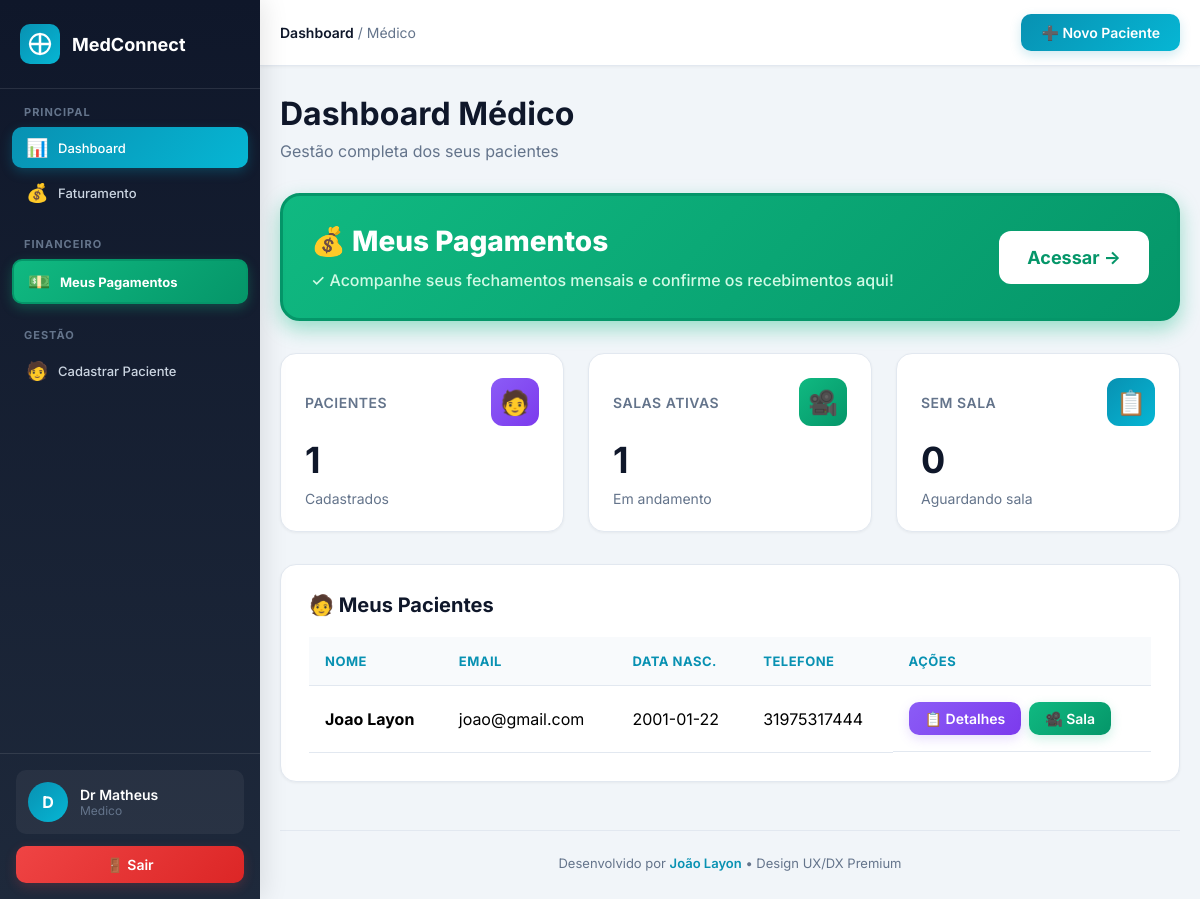
/medico (signed in), run on the app's committed database.
### tables this page shows
CREATE TABLE salas (
        id INTEGER PRIMARY KEY AUTOINCREMENT,
        codigo TEXT UNIQUE NOT NULL,
        medico_id INTEGER NOT NULL,
        paciente_id INTEGER NOT NULL,
        titulo TEXT,
        ativa BOOLEAN DEFAULT 1,
        criado_em DATETIME DEFAULT CURRENT_TIMESTAMP,
        FOREIGN KEY (medico_id) REFERENCES medicos(id),
        FOREIGN KEY (paciente_id) REFERENCES pacientes(id),
        UNIQUE(medico_id, paciente_id)
    );

CREATE TABLE users (
        id INTEGER PRIMARY KEY AUTOINCREMENT,
        email TEXT UNIQUE NOT NULL,
        senha_hash TEXT NOT NULL,
        nome TEXT NOT NULL,
        tipo TEXT NOT NULL CHECK(tipo IN ('admin', 'medico', 'paciente')),
        criado_em DATETIME DEFAULT CURRENT_TIMESTAMP
    , profile_photo TEXT DEFAULT NULL);

CREATE TABLE pacientes (
        id INTEGER PRIMARY KEY AUTOINCREMENT,
        user_id INTEGER NOT NULL UNIQUE,
        medico_id INTEGER,
        data_nascimento DATE,
        telefone TEXT,
        FOREIGN KEY (user_id) REFERENCES users(id),
        FOREIGN KEY (medico_id) REFERENCES medicos(id)
    );

### app.py (the view)
@app.route('/medico')
@role_required('medico')
def medico_dashboard():
    conn = get_db()
    medico = conn.execute('SELECT id FROM medicos WHERE user_id = ?', (session['user_id'],)).fetchone()
    pacientes = conn.execute('''
        SELECT p.id, u.nome, u.email, p.data_nascimento, p.telefone,
               s.codigo as sala_codigo, s.id as sala_id, u.profile_photo
        FROM pacientes p
        JOIN users u ON p.user_id = u.id
        LEFT JOIN salas s ON s.paciente_id = p.id AND s.medico_id = ? AND s.ativa = 1
        WHERE p.medico_id = ?
    ''', (medico['id'], medico['id'])).fetchall()
    conn.close()
    return render_template('medico_dashboard.html', pacientes=pacientes)

### app.py (called while the page is built, shortened)
def get_cached_system_config():
    global _system_config_cache, _config_cache_time
    now = datetime.now()
    if _system_config_cache and _config_cache_time and (now - _config_cache_time).total_seconds() < CONFIG_CACHE_DURATION:
        return _system_config_cache

@app.context_processor
def inject_config():
    result = {
        'system_config': get_cached_system_config(),
        'user_profile_photo': None
    }
    if 'user_id' in session:
        conn = get_db()
        try:
            user = conn.execute('SELECT profile_photo FROM users WHERE id = ?', (session['user_id'],)).fetchone()
            if user and user['profile_photo']:
                result['user_profile_photo'] = user['profile_photo']
        except:
            pass
        finally:
            conn.close()
    return result

def get_db():
    conn = sqlite3.connect(DB_PATH, timeout=20.0, check_same_thread=False)
    conn.row_factory = sqlite3.Row
    conn.execute('PRAGMA journal_mode=WAL')
    conn.execute('PRAGMA synchronous=NORMAL')
    conn.execute('PRAGMA cache_size=-64000')
    conn.execute('PRAGMA temp_store=MEMORY')
    conn.execute('PRAGMA mmap_size=134217728')
    return conn

def role_required(*roles):
    def decorator(f):
        @wraps(f)
        def decorated_function(*args, **kwargs):
            if 'user_id' not in session:
                flash('Você precisa fazer login primeiro.')
                return redirect(url_for('login'))
            if session.get('tipo') not in roles:
                flash('Você não tem permissão para acessar esta página.')
                return redirect(url_for('dashboard'))
            return f(*args, **kwargs)
        return decorated_function
    return decorator

### templates/medico_dashboard.html (shortened to what this page needs)
{% extends "layout/base.html" %}
{% block breadcrumb %}<strong>Dashboard</strong> / Médico{% endblock %}
{% block sidebar_nav %}
<div class="nav-section">
  <div class="nav-section-title">PRINCIPAL</div>
  <a href="{{ url_for('medico_dashboard') }}" class="nav-item active">
    <span class="nav-item-icon">📊</span>
    <span>Dashboard</span>
  </a>
  <a href="{{ url_for('medico_faturamento') }}" class="nav-item">
    <span class="nav-item-icon">💰</span>
    <span>Faturamento</span>
  </a>
</div>
<div class="nav-section">
  <div class="nav-section-title">FINANCEIRO</div>
  <a href="{{ url_for('medico_pagamentos') }}" class="nav-item" style="background: linear-gradient(135deg, #10b981 0%, #059669 100%); color: white; font-weight: 700; box-shadow: 0 4px 12px rgba(16, 185, 129, 0.3); border: 2px solid #059669;">
    <span class="nav-item-icon">💵</span>
    <span>Meus Pagamentos</span>
  </a>
</div>
<div class="nav-section">
  <div class="nav-section-title">GESTÃO</div>
  <a href="#cadastrarPaciente" class="nav-item" onclick="document.getElementById('modalPaciente').style.display='flex'; return false;">
    <span class="nav-item-icon">🧑</span>
    <span>Cadastrar Paciente</span>
  </a>
</div>
{% endblock %}
{% block topbar_actions %}
<a href="#" onclick="document.getElementById('modalPaciente').style.display='flex'; return false;" class="btn">
  ➕ Novo Paciente
</a>
{% endblock %}
{% block content %}
<div class="page-header">
  <h1 class="page-title">Dashboard Médico</h1>
  <p class="page-subtitle">Gestão completa dos seus pacientes</p>
</div>
<a href="{{ url_for('medico_pagamentos') }}" style="text-decoration: none; display: block;">
  <div style="background: linear-gradient(135deg, #10b981 0%, #059669 100%); border: 3px solid #059669; border-radius: 20px; padding: 28px; margin-bottom: 32px; box-shadow: 0 8px 20px rgba(16, 185, 129, 0.4); cursor: pointer; transition: all 0.3s;"
       onmouseover="this.style.transform='translateY(-4px)'; this.style.boxShadow='0 12px 28px rgba(16, 185, 129, 0.5)'"
       onmouseout="this.style.transform='translateY(0px)'; this.style.boxShadow='0 8px 20px rgba(16, 185, 129, 0.4)'">
    <div style="display: flex; align-items: center; justify-content: space-between; flex-wrap: wrap; gap: 20px;">
      <div style="flex: 1; min-width: 250px;">
        <h2 style="color: white; font-size: 28px; font-weight: 800; margin-bottom: 12px; display: flex; align-items: center; gap: 12px;">
          💰 Meus Pagamentos
        </h2>
        <p style="color: #d1fae5; font-size: 16px; margin: 0; font-weight: 500;">
          ✓ Acompanhe seus fechamentos mensais e confirme os recebimentos aqui!
        </p>
      </div>
      <div style="background: white; padding: 16px 28px; border-radius: 12px; font-size: 18px; font-weight: 700; color: #059669;">
        Acessar →
      </div>
    </div>
  </div>
</a>
<div class="stats-grid">
  <div class="stat-card">
    <div class="stat-card-header">
      <div class="stat-card-title">PACIENTES</div>
      <div class="stat-card-icon" style="background: linear-gradient(135deg, #8b5cf6, #7c3aed);">🧑</div>
    </div>
    <div class="stat-card-value">{{ pacientes|length }}</div>
    <div class="stat-card-label">Cadastrados</div>
  </div>
  <div class="stat-card">
    <div class="stat-card-header">
      <div class="stat-card-title">SALAS ATIVAS</div>
      <div class="stat-card-icon" style="background: linear-gradient(135deg, #10b981, #059669);">🎥</div>
    </div>
    <div class="stat-card-value">{{ pacientes|selectattr('sala_codigo')|list|length }}</div>
    <div class="stat-card-label">Em andamento</div>
  </div>
  <div class="stat-card">
    <div class="stat-card-header">
      <div class="stat-card-title">SEM SALA</div>
      <div class="stat-card-icon" style="background: linear-gradient(135deg, #0891b2, #06b6d4);">📋</div>
    </div>
    <div class="stat-card-value">{{ pacientes|rejectattr('sala_codigo')|list|length }}</div>
    <div class="stat-card-label">Aguardando sala</div>
  </div>
</div>
<div class="section">
  <h2 class="section-title">🧑 Meus Pacientes</h2>
  <div class="responsive-table">
    {% if pacientes|length == 0 %}
    <div class="empty-state">
      Nenhum paciente cadastrado
    </div>
    {% else %}
    <table>
      <thead>
        <tr>
          <th>Nome</th>
          <th>Email</th>
          <th>Data Nasc.</th>
          <th>Telefone</th>
          <th>Ações</th>
        </tr>
      </thead>
      <tbody>
        {% for paciente in pacientes %}
        <tr>
          <td><strong>{{ paciente.nome }}</strong></td>
          <td>{{ paciente.email }}</td>
          <td>{{ paciente.data_nascimento or '-' }}</td>
          <td>{{ paciente.telefone or '-' }}</td>
          <td style="display: flex; gap: 8px; flex-wrap: wrap;">
            <a href="{{ url_for('paciente_detalhes', paciente_id=paciente.id) }}" class="btn btn-sm btn-purple">📋 Detalhes</a>
            {% if paciente.sala_codigo %}
              <a href="{{ url_for('sala', codigo=paciente.sala_codigo) }}" class="btn btn-sm btn-success">🎥 Sala</a>
            {% else %}
              <a href="{{ url_for('criar_sala_paciente', paciente_id=paciente.id) }}" class="btn btn-sm">✨ Criar Sala</a>
            {% endif %}
          </td>
        </tr>
        {% endfor %}
      </tbody>
    </table>
    {% endif %}
  </div>
</div>
<div style="text-align: center; color: #64748b; font-size: 13px; margin-top: 48px; padding-top: 24px; border-top: 1px solid #e2e8f0;">
  Desenvolvido por <strong style="color: #0891b2; font-weight: 600;">João Layon</strong> • Design UX/DX Premium
</div>
{% endblock %}

### templates/layout/base.html (style rules this page uses)
* { margin: 0; padding: 0; box-sizing: border-box; }
html { overflow-x: hidden; width: 100%; }
body { font-family: 'Inter', -apple-system, BlinkMacSystemFont, 'Segoe UI', Roboto, sans-serif; background: #f1f5f9; min-height: 100vh; overflow-x: hidden; width: 100%; }
.nav-section { margin-bottom: 24px; }
.nav-section-title { color: #64748b; font-size: 11px; font-weight: 700; text-transform: uppercase; letter-spacing: 1px; padding: 0 12px; margin-bottom: 8px; }
.nav-item { display: flex; align-items: center; gap: 12px; padding: 12px 16px; color: #cbd5e1; text-decoration: none; border-radius: 10px; margin-bottom: 4px; transition: all 0.2s; font-size: 14px; font-weight: 500; }
.nav-item.active { background: linear-gradient(135deg, #0891b2, #06b6d4); color: white; box-shadow: 0 4px 12px rgba(8, 145, 178, 0.3); }
.nav-item-icon { font-size: 18px; width: 20px; text-align: center; }
.breadcrumb strong { color: #0f172a; font-weight: 600; }
.btn { padding: 10px 20px; border-radius: 10px; background: linear-gradient(135deg, #0891b2, #06b6d4); color: white; border: none; cursor: pointer; font-weight: 600; font-size: 14px; transition: all 0.3s ease; box-shadow: 0 4px 12px rgba(8, 145, 178, 0.2); text-decoration: none; display: inline-flex; align-items: center; gap: 8px; }
.page-header { margin-bottom: 32px; }
.page-title { font-size: 32px; font-weight: 700; color: #0f172a; margin-bottom: 8px; }
.page-subtitle { color: #64748b; font-size: 16px; }
@media (min-width: 993px) and (max-width: 1200px) { .nav-item { font-size: 13px; padding: 10px 14px; } }

### templates/medico_dashboard.html (style rules this page uses)
.stats-grid { display: grid; grid-template-columns: repeat(auto-fit, minmax(min(100%, 200px), 1fr)); gap: 24px; margin-bottom: 32px; }
.stat-card { background: white; padding: 24px; border-radius: 16px; border: 1px solid #e2e8f0; box-shadow: 0 1px 3px rgba(0,0,0,0.05); transition: all 0.3s; }
.stat-card-header { display: flex; justify-content: space-between; align-items: center; margin-bottom: 12px; }
.stat-card-icon { width: 48px; height: 48px; border-radius: 12px; display: flex; align-items: center; justify-content: center; font-size: 24px; }
.stat-card-title { color: #64748b; font-size: 14px; font-weight: 600; text-transform: uppercase; letter-spacing: 0.5px; }
.stat-card-value { font-size: 36px; font-weight: 700; color: #0f172a; margin-bottom: 8px; }
.stat-card-label { color: #64748b; font-size: 14px; }
.section { background: white; padding: 28px; border-radius: 16px; margin-bottom: 28px; box-shadow: 0 1px 3px rgba(0,0,0,0.05); border: 1px solid #e2e8f0; }
.section-title { color: #0f172a; font-size: 20px; margin-bottom: 20px; font-weight: 700; display: flex; align-items: center; gap: 12px; }
.responsive-table { width: 100%; }
.responsive-table table { width: 100%; border-collapse: collapse; }
.responsive-table th, .responsive-table td { padding: 16px; text-align: left; border-bottom: 1px solid #e2e8f0; }
.responsive-table th { background: #f8fafc; color: #0891b2; font-weight: 700; font-size: 13px; text-transform: uppercase; letter-spacing: 0.5px; }
.responsive-table tbody tr { transition: background 0.2s; }
.btn-sm { padding: 8px 16px; font-size: 14px; }
.btn-success { background: linear-gradient(135deg, #10b981, #059669); box-shadow: 0 4px 12px rgba(16, 185, 129, 0.2); }
.btn-purple { background: linear-gradient(135deg, #8b5cf6, #7c3aed); box-shadow: 0 4px 12px rgba(139, 92, 246, 0.2); }

### data on the page
salas: nome "Joao Layon", email "joao@gmail.com", data_nascimento "2001-01-22", telefone "31975317444"

### other printed values
{{ system_config.platform_name }} "MedConnect"
{{ session.nome[0] if session.nome else 'U' }} "D"
{{ session.nome }} "Dr Matheus"
{{ session.tipo|capitalize }} "Medico"
{{ pacientes|length }} "1"
{{ pacientes|selectattr('sala_codigo')|list|length }} "1"
{{ pacientes|rejectattr('sala_codigo')|list|length }} "0"
